Frame 1 (no input): blank canvas, image omitted
Frame 60 (the mouse pressed at the canvas centre just before this capture): blank canvas, image omitted
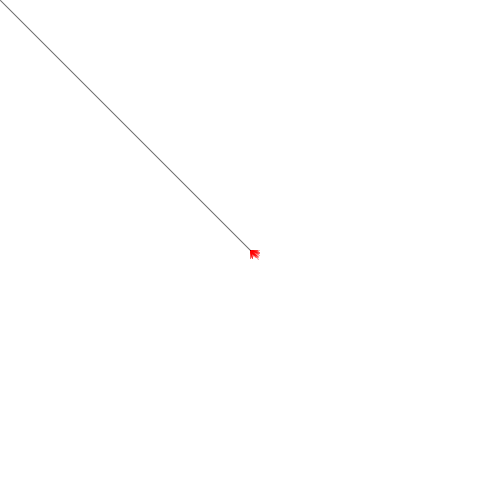
Frame 120 (the mouse held since frame 60 and released just before this capture)

The Processing sketch whose frames 1 and 60 were blank and that drew this single picture after the mouse press (run headless with seeded random() and noise(); from frame 60 on, the mouse is pressed at the canvas centre):

// Processing sketch: processing_1941
// ── processing_1941.pde

boolean isDrawing = false;

void setup() {
  
  size(500,500);
  background(255);
  smooth();
  
};

void draw() {
  if (isDrawing) {
    stroke(0,0,0,150);
    line(pmouseX, pmouseY, mouseX, mouseY); //Draws a line from the previous mouse position to the new one.
    stroke(255,0,0,100);
    line(mouseX,mouseY, mouseX + random(0,10) , mouseY + random(0,10)); //draw a line from the mouse to a random point near the mouse
  }
  
};

void mousePressed() {
  isDrawing = !isDrawing;
};
